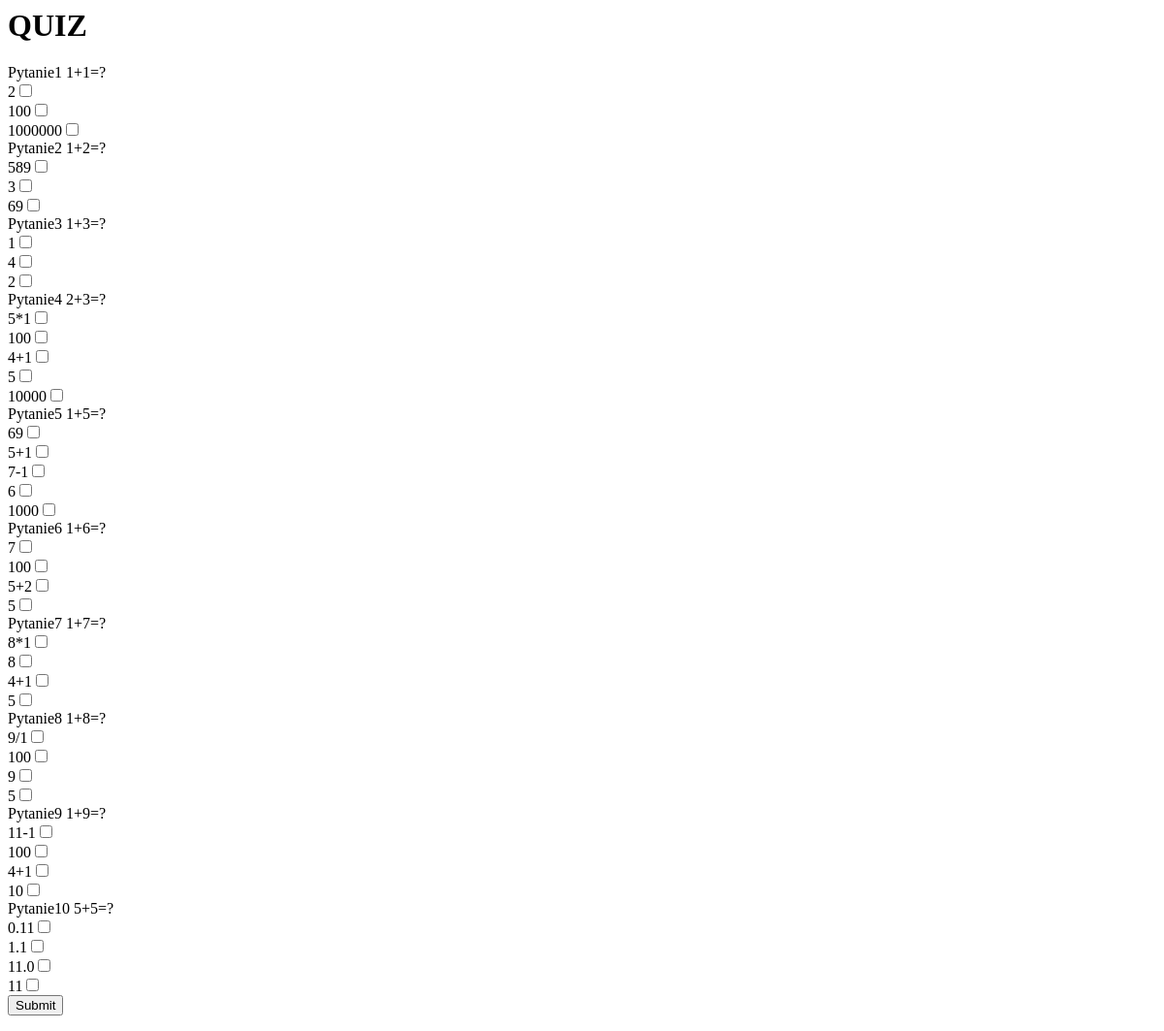
The app's page /qiz/index.php, older data.
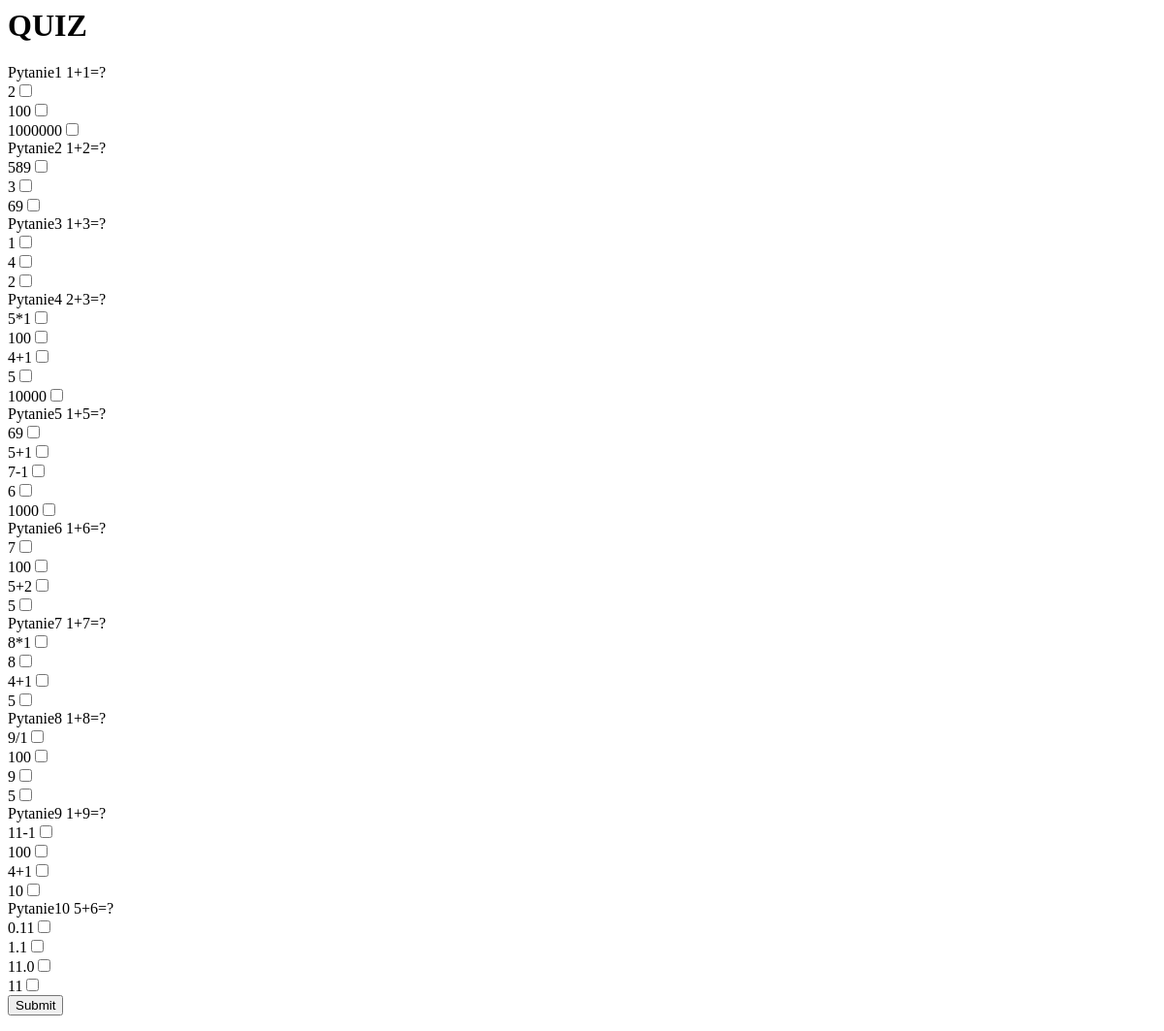
The same page, newer data.
### tables this page shows
CREATE TABLE `questions` (
  `id` int(11) NOT NULL,
  `description` varchar(45) DEFAULT NULL
);

CREATE TABLE `answers` (
  `id` int(11) NOT NULL,
  `description` varchar(45) DEFAULT NULL,
  `questions_id` int(11) NOT NULL,
  `is_right` tinyint(4) NOT NULL
);

### qiz/index.php (the view, shortened to what this page needs)
<html>
    <head>
    </head>
    <body>
        <header>
            <h1>QUIZ</h1>
        </header>
        <div>
            <form  method="POST" action="wynik.php">
                <?php
                    $con = new mysqli("127.0.0.1","root","","qiz");
                    $res = $con->query("SELECT id, description FROM questions");
                    $rows = $res->fetch_all(MYSQLI_ASSOC);
                    $a=1;
                    $w=0;
                    for($i=0;$i<count($rows);$i++){
                        echo 'Pytanie'.$a++." ";
                        echo $rows[$i]["description"].'<br>';
                        $g = $i+1;
                            $res2 = $con->query("SELECT description, questions_id FROM answers WHERE questions_id='.$g.'");
                            $rows2 = $res2->fetch_all(MYSQLI_ASSOC);
                            for($j=0;$j<count($rows2);$j++){
                                $w = $w+1;
                                echo $rows2[$j]["description"].'<input type="checkbox" name="'.$w.'" value="1"/>'.'<br>';
                            };
                    };
                ?>
                <input type="submit">
            </form>
        </div>
    </body>
</html>

Row changes from the older to the newer data that the page shows:
changed questions (number 10 of 10 on the later page): description "5+5=?" → "5+6=?"
